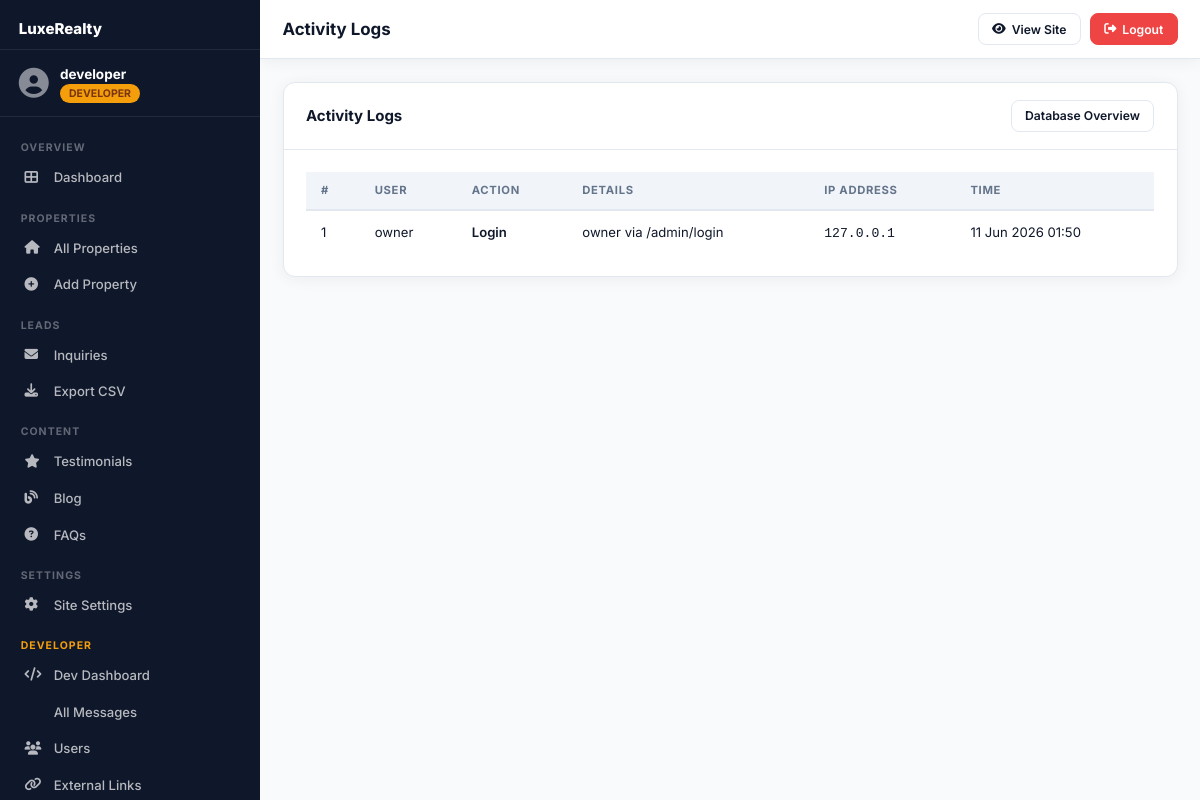
Screenshot of /developer/logs (signed in) with the database file from the repository.
### models.py (models this page shows, shortened)
class SiteSettings(db.Model):
    __tablename__ = 'site_settings'
    id = db.Column(db.Integer, primary_key=True)
    key = db.Column(db.String(100), unique=True, nullable=False)
    value = db.Column(db.Text, nullable=True)
    updated_at = db.Column(db.DateTime, default=datetime.utcnow, onupdate=datetime.utcnow)

class User(UserMixin, db.Model):
    __tablename__ = 'users'
    id = db.Column(db.Integer, primary_key=True)
    username = db.Column(db.String(80), unique=True, nullable=False)
    email = db.Column(db.String(120), unique=True, nullable=False)
    password_hash = db.Column(db.String(256), nullable=False)
    role = db.Column(db.String(20), default='owner')  # owner, developer
    is_active = db.Column(db.Boolean, default=True)
    failed_logins = db.Column(db.Integer, default=0)
    locked_until = db.Column(db.DateTime, nullable=True)
    totp_secret = db.Column(db.String(32), nullable=True)
    two_fa_enabled = db.Column(db.Boolean, default=False)
    created_at = db.Column(db.DateTime, default=datetime.utcnow)
    last_login = db.Column(db.DateTime, nullable=True)
    def is_developer(self):
        return self.role == 'developer'

class ActivityLog(db.Model):
    __tablename__ = 'activity_logs'
    id = db.Column(db.Integer, primary_key=True)
    user_id = db.Column(db.Integer, db.ForeignKey('users.id'), nullable=True)
    action = db.Column(db.String(200), nullable=False)
    details = db.Column(db.Text, nullable=True)
    ip_address = db.Column(db.String(45), nullable=True)
    created_at = db.Column(db.DateTime, default=datetime.utcnow)
    user = db.relationship('User', backref='activity_logs')

### app.py (the view)
@app.route('/developer/logs')
@login_required
@developer_required
def activity_logs():
    page=request.args.get('page',1,type=int)
    logs=ActivityLog.query.order_by(ActivityLog.created_at.desc()).paginate(page=page,per_page=50,error_out=False)
    return render_template('developer/logs.html',logs=logs)

### app.py (called while the page is built)
@login_manager.user_loader
def load_user(uid): return User.query.get(int(uid))

def developer_required(f):
    @wraps(f)
    def dec(*a,**k):
        if not current_user.is_authenticated or not current_user.is_developer(): abort(403)
        return f(*a,**k)
    return dec

def get_settings():
    rows = SiteSettings.query.all()
    s = dict(SETTING_DEFAULTS)
    for r in rows: s[r.key] = r.value
    return s

@app.context_processor
def inject_globals():
    s = get_settings()
    ext = ExternalLink.query.filter_by(is_active=True).order_by(ExternalLink.sort_order).all()
    return dict(
        settings=s, now=datetime.utcnow(),
        header_links=[l for l in ext if l.link_type=='header_nav'],
        footer_links=[l for l in ext if l.link_type=='footer'],
        social_links=[l for l in ext if l.link_type=='social'],
        csrf_token=generate_csrf,
    )

### templates/developer/logs.html (shortened to what this page needs)
{% extends "partials/admin_base.html" %}
{% block page_title %}Activity Logs{% endblock %}
{% block content %}
<div class="card">
  <div class="card-header">
    <h3>Activity Logs</h3>
    <a href="{{ url_for('database_overview') }}" class="btn btn-outline btn-sm">Database Overview</a>
  </div>
  <div class="card-body">
    <div class="table-wrap">
      <table class="table">
        <thead><tr><th>#</th><th>User</th><th>Action</th><th>Details</th><th>IP Address</th><th>Time</th></tr></thead>
        <tbody>
          {% for log in logs.items %}
          <tr>
            <td>{{ log.id }}</td>
            <td>{{ log.user.username if log.user else '<em>Guest</em>'|safe }}</td>
            <td><span class="log-action">{{ log.action }}</span></td>
            <td>{{ (log.details or '')[:80] }}</td>
            <td><code>{{ log.ip_address or '—' }}</code></td>
            <td>{{ log.created_at.strftime('%d %b %Y %H:%M') }}</td>
          </tr>
          {% endfor %}
        </tbody>
      </table>
    </div>
  </div>
</div>
{% endblock %}

### templates/partials/admin_base.html (shortened to what this page needs)
<!DOCTYPE html>
<html lang="en">
<head>
  <link rel="stylesheet" href="https://cdnjs.cloudflare.com/ajax/libs/font-awesome/6.5.0/css/all.min.css">
  <link rel="stylesheet" href="{{ url_for('static', filename='css/admin.css') }}">
</head>
<body class="admin-body">
<div class="admin-layout">
  <aside class="sidebar" id="sidebar">
    <div class="sidebar-header">
      <span class="sidebar-logo">
        <span>{{ settings.site_name }}</span>
      </span>
    </div>
    <div class="sidebar-user">
      <div class="user-avatar"><i class="fas fa-user-circle"></i></div>
      <div><p class="user-name">{{ current_user.username }}</p><span class="user-badge badge-{{ current_user.role }}">{{ current_user.role|title }}</span></div>
    </div>
    <nav class="sidebar-nav">
      <div class="nav-section">
        <span class="nav-section-label">Overview</span>
        <a href="{{ url_for('owner_dashboard') }}" class="nav-item {% if request.endpoint=='owner_dashboard' %}active{% endif %}"><i class="fas fa-th-large"></i> Dashboard</a>
      </div>
      <div class="nav-section">
        <span class="nav-section-label">Properties</span>
        <a href="{{ url_for('owner_properties') }}" class="nav-item {% if 'propert' in (request.endpoint or '') and 'add' not in (request.endpoint or '') %}active{% endif %}"><i class="fas fa-home"></i> All Properties</a>
        <a href="{{ url_for('add_property') }}" class="nav-item {% if request.endpoint=='add_property' %}active{% endif %}"><i class="fas fa-plus-circle"></i> Add Property</a>
      </div>
      <div class="nav-section">
        <span class="nav-section-label">Leads</span>
        <a href="{{ url_for('owner_inquiries') }}" class="nav-item {% if 'inquir' in (request.endpoint or '') %}active{% endif %}">
          <i class="fas fa-envelope"></i> Inquiries
          {% set unread_count = namespace(val=0) %}
        </a>
        <a href="{{ url_for('export_inquiries') }}" class="nav-item"><i class="fas fa-download"></i> Export CSV</a>
      </div>
      <div class="nav-section">
        <span class="nav-section-label">Content</span>
        <a href="{{ url_for('owner_testimonials') }}" class="nav-item {% if request.endpoint=='owner_testimonials' %}active{% endif %}"><i class="fas fa-star"></i> Testimonials</a>
        <a href="{{ url_for('owner_blog') }}" class="nav-item {% if 'blog' in (request.endpoint or '') %}active{% endif %}"><i class="fas fa-blog"></i> Blog</a>
        <a href="{{ url_for('owner_faqs') }}" class="nav-item {% if request.endpoint=='owner_faqs' %}active{% endif %}"><i class="fas fa-question-circle"></i> FAQs</a>
      </div>
      <div class="nav-section">
        <span class="nav-section-label">Settings</span>
        <a href="{{ url_for('owner_settings') }}" class="nav-item {% if request.endpoint=='owner_settings' %}active{% endif %}"><i class="fas fa-cog"></i> Site Settings</a>
      </div>
      {% if current_user.is_developer() %}
      <div class="nav-section">
        <span class="nav-section-label" style="color:#f59e0b">Developer</span>
        <a href="{{ url_for('developer_dashboard') }}" class="nav-item {% if request.endpoint=='developer_dashboard' %}active{% endif %}"><i class="fas fa-code"></i> Dev Dashboard</a>
        <a href="{{ url_for('all_messages') }}" class="nav-item {% if request.endpoint=='all_messages' %}active{% endif %}"> All Messages</a>
        <a href="{{ url_for('manage_users') }}" class="nav-item {% if request.endpoint=='manage_users' %}active{% endif %}"><i class="fas fa-users"></i> Users</a>
        <a href="{{ url_for('manage_external_links') }}" class="nav-item {% if request.endpoint=='manage_external_links' %}active{% endif %}"><i class="fas fa-link"></i> External Links</a>
      </div>
      {% endif %}
    </nav>
  </aside>
  <div class="admin-main">
    <header class="admin-header">
      <h1 class="page-title">{% block page_title %}Dashboard{% endblock %}</h1>
      <div class="header-actions">
        <a href="{{ url_for('index') }}" class="btn btn-sm btn-outline" target="_blank"><i class="fas fa-eye"></i> <span class="d-none-sm">View Site</span></a>
        <a href="{{ url_for('logout') }}" class="btn btn-sm btn-danger"><i class="fas fa-sign-out-alt"></i> <span class="d-none-sm">Logout</span></a>
      </div>
    </header>
    <div class="admin-content">
      {% block content %}{% endblock %}
    </div>
  </div>
</div>
</body>
</html>

### static/css/admin.css (style rules this page uses)
*, *::before, *::after { box-sizing: border-box; margin: 0; padding: 0; }
:root { --primary: #1a56db; --primary-dark: #1345b7; --primary-light: #e8f0fe; --danger: #ef4444; --success: #22c55e; --warning: #f59e0b; --info: #3b82f6; --dark: #0f172a; --dark-2: #1e293b; --gray: #64748b; --gray-light: #f1f5f9; --white: #ffffff; --border: #e2e8f0; --shadow: 0 2px 16px rgba(15,23,42,0.06); --shadow-md: 0 4px 24px rgba(15,23,42,0.10); --radius: 12px; --transition: all 0.22s ease; --font: 'Inter', sans-serif; --sidebar-w: 260px; }
html { font-size: 15px; }
body { font-family: var(--font); color: var(--dark); background: #f8fafc; }
a { text-decoration: none; color: inherit; }
.admin-layout { display: flex; min-height: 100vh; }
.admin-main { flex: 1; display: flex; flex-direction: column; min-width: 0; margin-left: var(--sidebar-w); transition: var(--transition); }
.sidebar { position: fixed; top: 0; left: 0; width: var(--sidebar-w); height: 100vh; background: var(--dark); display: flex; flex-direction: column; z-index: 200; overflow-y: auto; transition: transform 0.3s ease; }
.sidebar-header { padding: 1.25rem 1.25rem 0.75rem; display: flex; justify-content: space-between; align-items: center; border-bottom: 1px solid rgba(255,255,255,0.08); }
.sidebar-logo { color: white; font-weight: 800; font-size: 1rem; display: flex; align-items: center; gap: 0.5rem; }
.sidebar-user { padding: 1rem 1.25rem; display: flex; align-items: center; gap: 0.75rem; border-bottom: 1px solid rgba(255,255,255,0.08); margin-bottom: 0.5rem; }
.user-avatar { font-size: 2rem; color: rgba(255,255,255,0.5); }
.user-name { font-weight: 700; color: white; font-size: 0.9rem; }
.user-badge { padding: 0.2rem 0.6rem; border-radius: 12px; font-size: 0.7rem; font-weight: 700; text-transform: uppercase; }
.badge-developer { background: #f59e0b; color: #78350f; }
.sidebar-nav { padding: 0.5rem 0.75rem 2rem; flex: 1; }
.nav-section { margin-bottom: 0.5rem; }
.nav-section-label { display: block; padding: 0.625rem 0.625rem 0.375rem; font-size: 0.7rem; font-weight: 700; text-transform: uppercase; letter-spacing: 0.1em; color: rgba(255,255,255,0.35); }
.nav-item { display: flex; align-items: center; gap: 0.75rem; padding: 0.625rem 0.875rem; border-radius: 10px; color: rgba(255,255,255,0.7); font-size: 0.875rem; font-weight: 500; transition: var(--transition); margin-bottom: 0.125rem; }
.nav-item i { width: 18px; font-size: 0.9rem; flex-shrink: 0; }
.admin-header { background: white; border-bottom: 1px solid var(--border); padding: 0.875rem 1.5rem; display: flex; align-items: center; gap: 1rem; position: sticky; top: 0; z-index: 100; box-shadow: var(--shadow); }
.page-title { font-size: 1.125rem; font-weight: 700; color: var(--dark); flex: 1; }
.header-actions { display: flex; gap: 0.625rem; align-items: center; }
.admin-content { flex: 1; padding: 1.5rem; }
.card { background: white; border-radius: var(--radius); border: 1px solid var(--border); box-shadow: var(--shadow); margin-bottom: 1.5rem; overflow: hidden; }
.card-header { padding: 1.125rem 1.5rem; border-bottom: 1px solid var(--border); display: flex; align-items: center; justify-content: space-between; flex-wrap: wrap; gap: 0.75rem; }
.card-header h3 { font-size: 1rem; font-weight: 700; color: var(--dark); }
.card-body { padding: 1.5rem; }
.table-wrap { overflow-x: auto; -webkit-overflow-scrolling: touch; }
.table { width: 100%; border-collapse: collapse; font-size: 0.875rem; }
.table th { padding: 0.75rem 1rem; background: var(--gray-light); text-align: left; font-weight: 700; font-size: 0.75rem; text-transform: uppercase; letter-spacing: 0.06em; color: var(--gray); border-bottom: 2px solid var(--border); white-space: nowrap; }
.table td { padding: 0.875rem 1rem; border-bottom: 1px solid var(--border); color: var(--dark); vertical-align: middle; }
.table tr:last-child td { border-bottom: none; }
.btn { display: inline-flex; align-items: center; gap: 0.4rem; padding: 0.625rem 1.25rem; border-radius: 8px; font-weight: 600; font-size: 0.875rem; border: 1.5px solid transparent; transition: var(--transition); cursor: pointer; text-decoration: none; }
.btn-danger { background: var(--danger); color: white; border-color: var(--danger); }
.btn-outline { background: white; color: var(--dark); border-color: var(--border); }
.btn-sm { padding: 0.5rem 0.875rem; font-size: 0.8125rem; }
.log-action { font-weight: 600; color: var(--dark); }
.log-action { font-weight: 600; }

### rows the page displays
SiteSettings: site_name "LuxeRealty"
User: username "developer", role "DEVELOPER"
ActivityLog: id "1", user "owner", action "Login", details "owner via /admin/login", ip_address "127.0.0.1", created_at "11 Jun 2026 01:50"
